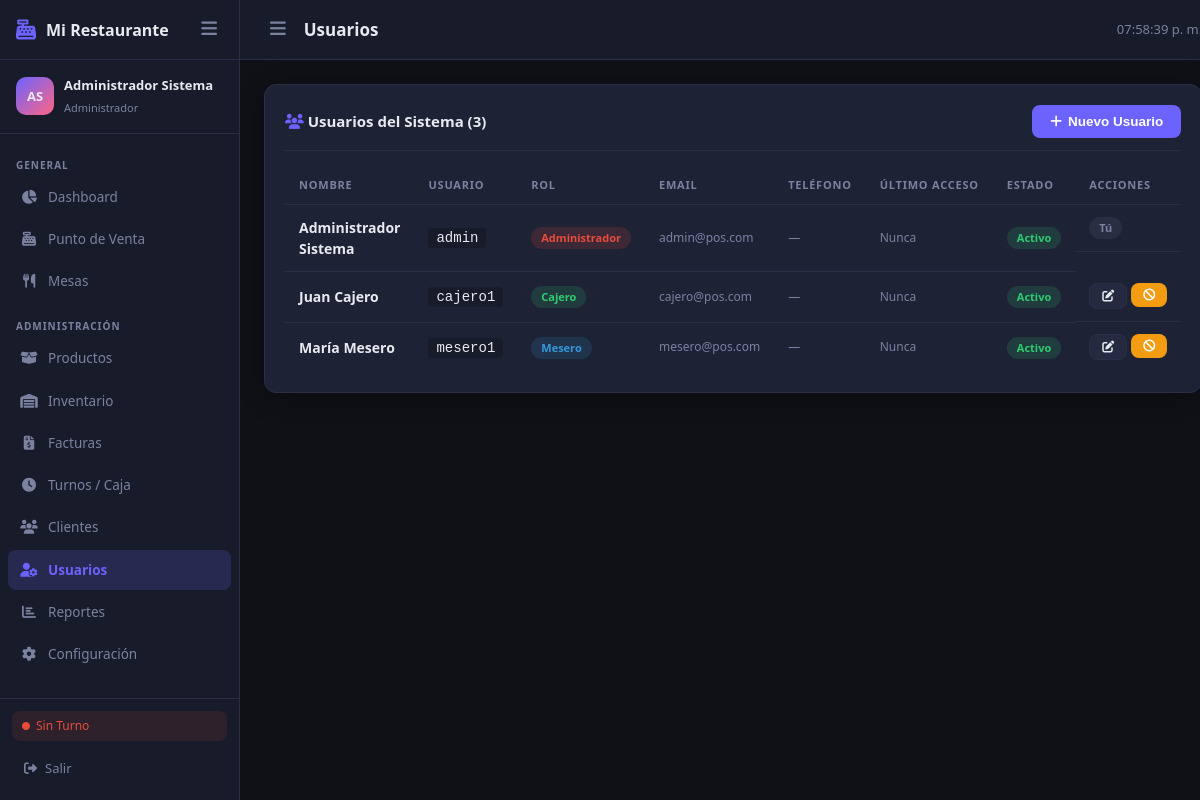
/modules/admin/usuarios.php (signed in), run on the app's committed database.
### tables this page shows
CREATE TABLE usuarios (
    id INT AUTO_INCREMENT PRIMARY KEY,
    rol_id INT NOT NULL,
    nombre VARCHAR(100) NOT NULL,
    apellido VARCHAR(100) NOT NULL,
    usuario VARCHAR(50) UNIQUE NOT NULL,
    password VARCHAR(255) NOT NULL,
    email VARCHAR(150),
    telefono VARCHAR(20),
    activo TINYINT(1) DEFAULT 1,
    ultimo_acceso DATETIME,
    created_at TIMESTAMP DEFAULT CURRENT_TIMESTAMP,
    FOREIGN KEY (rol_id) REFERENCES roles(id)
);

CREATE TABLE roles (
    id INT AUTO_INCREMENT PRIMARY KEY,
    nombre VARCHAR(50) NOT NULL,
    descripcion TEXT,
    created_at TIMESTAMP DEFAULT CURRENT_TIMESTAMP
);

### includes/auth.php (called while the page is built, shortened)
<?php
function getCurrentUser() {
    return $_SESSION['user'] ?? null;
}
function getUserRole() {
    return $_SESSION['role'] ?? null;
}
function getConfig($clave, $default = '') {
    static $config = null;
    if ($config === null) {
        $db = getDB();
        $rows = $db->query("SELECT clave, valor FROM configuracion")->fetchAll();
        $config = [];
        foreach ($rows as $row) {
            $config[$row['clave']] = $row['valor'];
        }
    }
    return $config[$clave] ?? $default;
}
function getTurnoActivo($usuario_id = null) {
    $db = getDB();
    $uid = $usuario_id ?? $_SESSION['user_id'];
    $stmt = $db->prepare("SELECT * FROM turnos WHERE usuario_id = ? AND estado = 'abierto' ORDER BY created_at DESC LIMIT 1");
    $stmt->execute([$uid]);
    return $stmt->fetch();
}

### modules/admin/usuarios.php (the view, shortened to what this page needs)
<?php
require_once '../../includes/auth.php';
$db = getDB();
$pageTitle = 'Usuarios';
$activeMenu = 'usuarios';
$usuarios = $db->query("
    SELECT u.*, r.nombre as rol_nombre
    FROM usuarios u JOIN roles r ON u.rol_id=r.id
    ORDER BY r.id, u.nombre
")->fetchAll();
require_once '../../includes/header.php';
?>
<div class="card">
  <div class="card-header">
    <span class="card-title"><i class="fas fa-users text-accent"></i> Usuarios del Sistema (<?= count($usuarios) ?>)</span>
    <button class="btn btn-primary" onclick="openModal('modalUsuario');limpiarForm()"><i class="fas fa-plus"></i> Nuevo Usuario</button>
  </div>
  <div class="table-wrap">
    <table class="pos-table">
      <thead><tr><th>Nombre</th><th>Usuario</th><th>Rol</th><th>Email</th><th>Teléfono</th><th>Último Acceso</th><th>Estado</th><th>Acciones</th></tr></thead>
      <tbody>
        <?php foreach($usuarios as $u): ?>
        <tr>
          <td class="fw-bold"><?= htmlspecialchars($u['nombre'].' '.$u['apellido']) ?></td>
          <td><code style="background:var(--surface);padding:2px 8px;border-radius:4px"><?= htmlspecialchars($u['usuario']) ?></code></td>
          <td>
            <?php $rolColors=['Administrador'=>'danger','Cajero'=>'success','Mesero'=>'info']; ?>
            <span class="badge badge-<?= $rolColors[$u['rol_nombre']]??'muted' ?>"><?= htmlspecialchars($u['rol_nombre']) ?></span>
          </td>
          <td class="text-muted fs-sm"><?= htmlspecialchars($u['email'] ?? '—') ?></td>
          <td class="text-muted fs-sm"><?= htmlspecialchars($u['telefono'] ?? '—') ?></td>
          <td class="text-muted fs-sm"><?= $u['ultimo_acceso'] ? date('d/m/Y H:i', strtotime($u['ultimo_acceso'])) : 'Nunca' ?></td>
          <td>
            <span class="badge badge-<?= $u['activo'] ? 'success':'danger' ?>"><?= $u['activo'] ? 'Activo':'Inactivo' ?></span>
          </td>
          <td style="display:flex;gap:4px">
            <?php if($u['id'] != $_SESSION['user_id']): ?>
            <button class="btn btn-sm btn-secondary" onclick='editarUsuario(<?= json_encode($u) ?>)'><i class="fas fa-edit"></i></button>
            <form method="POST" style="display:inline">
              <button class="btn btn-sm btn-<?= $u['activo']?'warning':'success' ?>" type="submit">
                <i class="fas fa-<?= $u['activo']?'ban':'check' ?>"></i>
              </button>
            </form>
            <?php else: ?>
            <span class="badge badge-muted">Tú</span>
            <?php endif; ?>
          </td>
        </tr>
        <?php endforeach; ?>
      </tbody>
    </table>
  </div>
</div>
<?php require_once '../../includes/footer.php'; ?>

### includes/header.php (shortened to what this page needs)
<?php
$user = getCurrentUser();
$role = strtolower(getUserRole());
$empresa = getConfig('empresa_nombre', 'POS Pro');
$turno = getTurnoActivo();
?>
<!DOCTYPE html>
<html lang="es">
<head>
<link rel="stylesheet" href="https://cdnjs.cloudflare.com/ajax/libs/font-awesome/6.4.0/css/all.min.css">
<link rel="stylesheet" href="<?= BASE_URL ?>/assets/css/main.css">
</head>
<body>
<div class="app-layout">
  <aside class="sidebar" id="sidebar">
    <div class="sidebar-header">
      <div class="sidebar-brand">
        <i class="fas fa-cash-register"></i>
        <span><?= htmlspecialchars($empresa) ?></span>
      </div>
      <button class="sidebar-toggle" onclick="toggleSidebar()"><i class="fas fa-bars"></i></button>
    </div>
    <div class="sidebar-user">
      <div class="user-avatar">
        <?= strtoupper(substr($user['nombre'],0,1).substr($user['apellido'],0,1)) ?>
      </div>
      <div class="user-info">
        <span class="user-name"><?= htmlspecialchars($user['nombre'].' '.$user['apellido']) ?></span>
        <span class="user-role"><?= htmlspecialchars($user['rol_nombre']) ?></span>
      </div>
    </div>
    <nav class="sidebar-nav">
      <?php if ($role === 'administrador'): ?>
      <div class="nav-section">General</div>
      <a href="<?= BASE_URL ?>/modules/admin/dashboard.php" class="nav-item <?= ($activeMenu??'')==='dashboard'?'active':'' ?>">
        <i class="fas fa-chart-pie"></i><span>Dashboard</span>
      </a>
      <a href="<?= BASE_URL ?>/modules/cajero/pos.php" class="nav-item <?= ($activeMenu??'')==='pos'?'active':'' ?>">
        <i class="fas fa-cash-register"></i><span>Punto de Venta</span>
      </a>
      <a href="<?= BASE_URL ?>/modules/mesero/mesas.php" class="nav-item <?= ($activeMenu??'')==='mesas'?'active':'' ?>">
        <i class="fas fa-utensils"></i><span>Mesas</span>
      </a>
      <div class="nav-section">Administración</div>
      <a href="<?= BASE_URL ?>/modules/admin/productos.php" class="nav-item <?= ($activeMenu??'')==='productos'?'active':'' ?>">
        <i class="fas fa-box-open"></i><span>Productos</span>
      </a>
      <a href="<?= BASE_URL ?>/modules/admin/inventario.php" class="nav-item <?= ($activeMenu??'')==='inventario'?'active':'' ?>">
        <i class="fas fa-warehouse"></i><span>Inventario</span>
      </a>
      <a href="<?= BASE_URL ?>/modules/admin/facturas.php" class="nav-item <?= ($activeMenu??'')==='facturas'?'active':'' ?>">
        <i class="fas fa-file-invoice-dollar"></i><span>Facturas</span>
      </a>
      <a href="<?= BASE_URL ?>/modules/admin/turnos.php" class="nav-item <?= ($activeMenu??'')==='turnos'?'active':'' ?>">
        <i class="fas fa-clock"></i><span>Turnos / Caja</span>
      </a>
      <a href="<?= BASE_URL ?>/modules/admin/clientes.php" class="nav-item <?= ($activeMenu??'')==='clientes'?'active':'' ?>">
        <i class="fas fa-users"></i><span>Clientes</span>
      </a>
      <a href="<?= BASE_URL ?>/modules/admin/usuarios.php" class="nav-item <?= ($activeMenu??'')==='usuarios'?'active':'' ?>">
        <i class="fas fa-user-cog"></i><span>Usuarios</span>
      </a>
      <a href="<?= BASE_URL ?>/modules/admin/reportes.php" class="nav-item <?= ($activeMenu??'')==='reportes'?'active':'' ?>">
        <i class="fas fa-chart-bar"></i><span>Reportes</span>
      </a>
      <a href="<?= BASE_URL ?>/modules/admin/configuracion.php" class="nav-item <?= ($activeMenu??'')==='configuracion'?'active':'' ?>">
        <i class="fas fa-cog"></i><span>Configuración</span>
      </a>
      <?php endif; ?>
    </nav>
    <div class="sidebar-footer">
      <?php if ($turno): ?>
      <div class="turno-badge active"><i class="fas fa-circle"></i> Turno Activo</div>
      <?php else: ?>
      <div class="turno-badge inactive"><i class="fas fa-circle"></i> Sin Turno</div>
      <?php endif; ?>
      <a href="<?= BASE_URL ?>/logout.php" class="btn-logout"><i class="fas fa-sign-out-alt"></i><span>Salir</span></a>
    </div>
  </aside>
  <main class="main-content" id="main-content">
    <header class="topbar">
      <div class="topbar-left">
        <button class="topbar-toggle" onclick="toggleSidebar()"><i class="fas fa-bars"></i></button>
        <h2 class="page-title"><?= htmlspecialchars($pageTitle ?? '') ?></h2>
      </div>
      <div class="topbar-right">
        <div class="topbar-time" id="topbarTime"></div>
      </div>
    </header>
    <div class="page-body">

### data on the page
usuarios: nombre+apellido "AS", nombre+apellido "Administrador Sistema", usuario "admin", rol.nombre "Administrador", email "admin@pos.com", telefono "—", shows "Nunca", activo "Activo", shows "Tú"
roles: nombre "Administrador"
usuarios: nombre+apellido "Juan Cajero", usuario "cajero1", rol.nombre "Cajero", email "cajero@pos.com", telefono "—", shows "Nunca", activo "Activo"
usuarios: nombre+apellido "María Mesero", usuario "mesero1", rol.nombre "Mesero", email "mesero@pos.com", telefono "—", shows "Nunca", activo "Activo"

### other printed values
$empresa "Mi Restaurante"
$pageTitle "Usuarios"
count($usuarios) "3"
